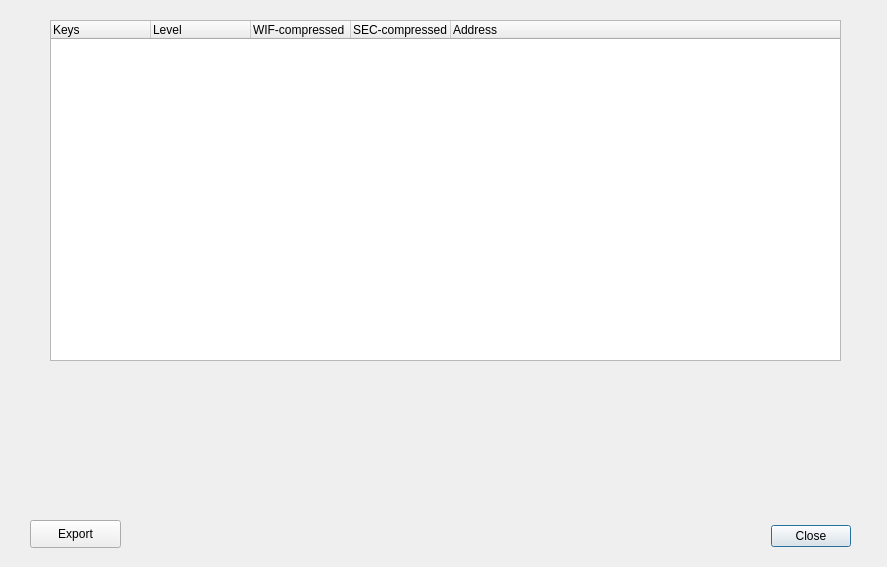
<?xml version="1.0" encoding="UTF-8"?>
<ui version="4.0">
 <class>second</class>
 <widget class="QDialog" name="second">
  <property name="geometry">
   <rect>
    <x>0</x>
    <y>0</y>
    <width>887</width>
    <height>567</height>
   </rect>
  </property>
  <property name="baseSize">
   <size>
    <width>0</width>
    <height>0</height>
   </size>
  </property>
  <property name="windowTitle">
   <string>Keyman</string>
  </property>
  <property name="sizeGripEnabled">
   <bool>false</bool>
  </property>
  <widget class="QDialogButtonBox" name="close_button">
   <property name="geometry">
    <rect>
     <x>760</x>
     <y>521</y>
     <width>91</width>
     <height>31</height>
    </rect>
   </property>
   <property name="orientation">
    <enum>Qt::Horizontal</enum>
   </property>
   <property name="standardButtons">
    <set>QDialogButtonBox::Close</set>
   </property>
  </widget>
  <widget class="QTreeWidget" name="treeWidget">
   <property name="geometry">
    <rect>
     <x>50</x>
     <y>20</y>
     <width>791</width>
     <height>341</height>
    </rect>
   </property>
   <column>
    <property name="text">
     <string>Keys</string>
    </property>
    <property name="font">
     <font>
      <weight>50</weight>
      <bold>false</bold>
     </font>
    </property>
   </column>
   <column>
    <property name="text">
     <string>Level</string>
    </property>
   </column>
   <column>
    <property name="text">
     <string>WIF-compressed</string>
    </property>
   </column>
   <column>
    <property name="text">
     <string>SEC-compressed</string>
    </property>
   </column>
   <column>
    <property name="text">
     <string>Address</string>
    </property>
   </column>
  </widget>
  <widget class="QPushButton" name="pushButton">
   <property name="geometry">
    <rect>
     <x>30</x>
     <y>520</y>
     <width>91</width>
     <height>28</height>
    </rect>
   </property>
   <property name="sizePolicy">
    <sizepolicy hsizetype="Expanding" vsizetype="Fixed">
     <horstretch>0</horstretch>
     <verstretch>0</verstretch>
    </sizepolicy>
   </property>
   <property name="focusPolicy">
    <enum>Qt::TabFocus</enum>
   </property>
   <property name="text">
    <string>Export</string>
   </property>
  </widget>
 </widget>
 <resources/>
 <connections>
  <connection>
   <sender>close_button</sender>
   <signal>accepted()</signal>
   <receiver>second</receiver>
   <slot>accept()</slot>
   <hints>
    <hint type="sourcelabel">
     <x>258</x>
     <y>274</y>
    </hint>
    <hint type="destinationlabel">
     <x>157</x>
     <y>274</y>
    </hint>
   </hints>
  </connection>
  <connection>
   <sender>close_button</sender>
   <signal>rejected()</signal>
   <receiver>second</receiver>
   <slot>reject()</slot>
   <hints>
    <hint type="sourcelabel">
     <x>316</x>
     <y>260</y>
    </hint>
    <hint type="destinationlabel">
     <x>286</x>
     <y>274</y>
    </hint>
   </hints>
  </connection>
 </connections>
</ui>
